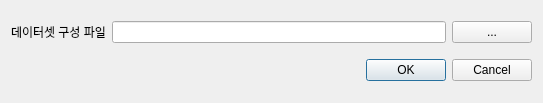
<?xml version="1.0" encoding="UTF-8"?>
<ui version="4.0">
 <class>Dialog</class>
 <widget class="QDialog" name="Dialog">
  <property name="geometry">
   <rect>
    <x>0</x>
    <y>0</y>
    <width>543</width>
    <height>103</height>
   </rect>
  </property>
  <property name="sizePolicy">
   <sizepolicy hsizetype="Preferred" vsizetype="Preferred">
    <horstretch>0</horstretch>
    <verstretch>0</verstretch>
   </sizepolicy>
  </property>
  <property name="windowTitle">
   <string>Dialog</string>
  </property>
  <layout class="QVBoxLayout" name="verticalLayout_2">
   <item>
    <layout class="QHBoxLayout" name="horizontalLayout">
     <item>
      <widget class="QLabel" name="label_dataset_config_file_path">
       <property name="text">
        <string>데이터셋 구성 파일</string>
       </property>
      </widget>
     </item>
     <item>
      <widget class="QLineEdit" name="line_edit_dataset_config_file_path">
       <property name="readOnly">
        <bool>false</bool>
       </property>
      </widget>
     </item>
     <item>
      <widget class="QPushButton" name="button_dataset_config_file_path_search">
       <property name="text">
        <string>...</string>
       </property>
      </widget>
     </item>
    </layout>
   </item>
   <item>
    <widget class="QDialogButtonBox" name="buttonBox">
     <property name="orientation">
      <enum>Qt::Orientation::Horizontal</enum>
     </property>
     <property name="standardButtons">
      <set>QDialogButtonBox::StandardButton::Cancel|QDialogButtonBox::StandardButton::Ok</set>
     </property>
    </widget>
   </item>
  </layout>
 </widget>
 <resources/>
 <connections>
  <connection>
   <sender>buttonBox</sender>
   <signal>accepted()</signal>
   <receiver>Dialog</receiver>
   <slot>accept()</slot>
   <hints>
    <hint type="sourcelabel">
     <x>248</x>
     <y>254</y>
    </hint>
    <hint type="destinationlabel">
     <x>157</x>
     <y>274</y>
    </hint>
   </hints>
  </connection>
  <connection>
   <sender>buttonBox</sender>
   <signal>rejected()</signal>
   <receiver>Dialog</receiver>
   <slot>reject()</slot>
   <hints>
    <hint type="sourcelabel">
     <x>316</x>
     <y>260</y>
    </hint>
    <hint type="destinationlabel">
     <x>286</x>
     <y>274</y>
    </hint>
   </hints>
  </connection>
 </connections>
</ui>
